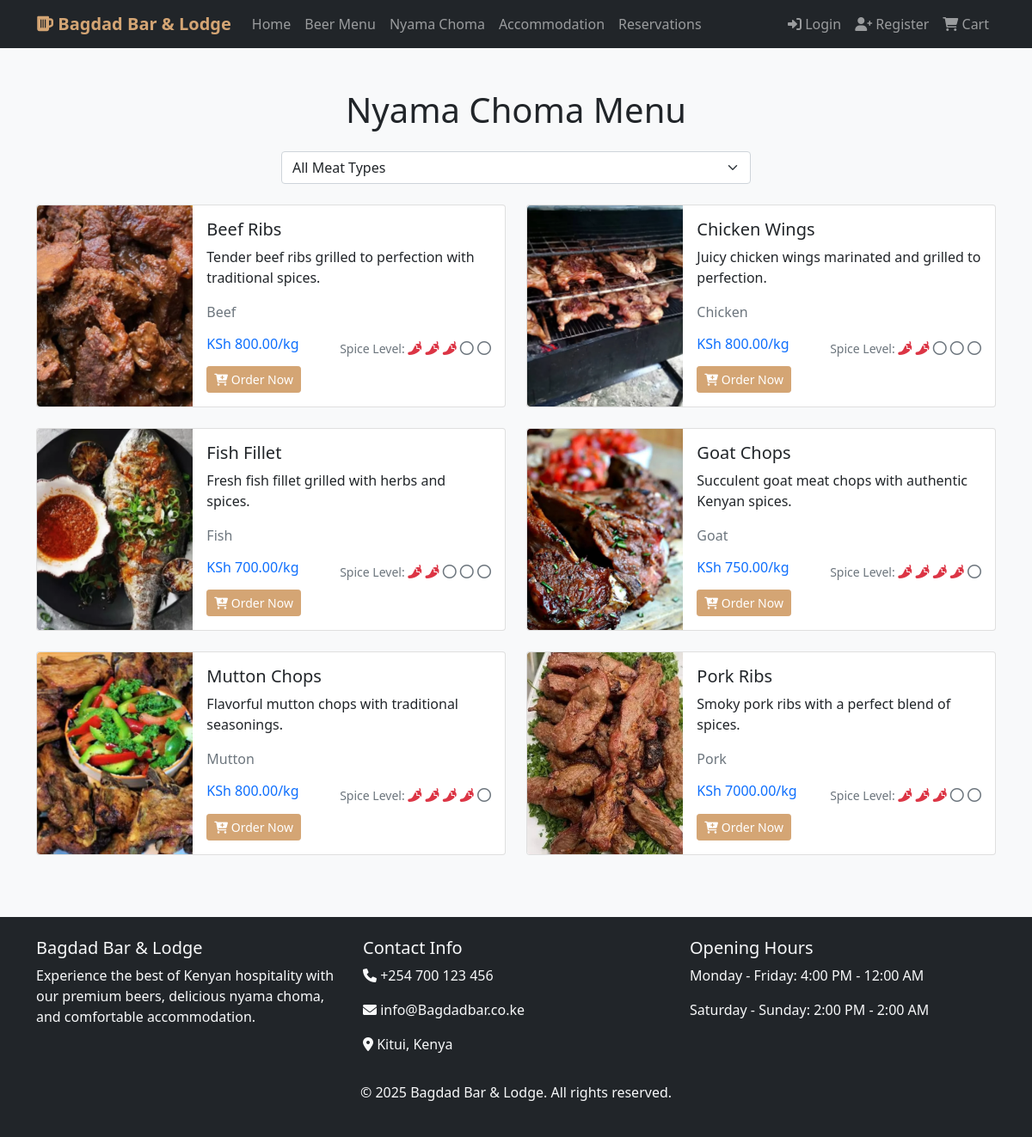
The page /nyama-choma/ on the database its author committed.
### bar_app/models.py (models this page shows, shortened)
class NyamaChoma(models.Model):
    MEAT_TYPES = [
        ('beef', 'Beef'),
        ('goat', 'Goat'),
        ('chicken', 'Chicken'),
        ('pork', 'Pork'),
        ('fish', 'Fish'),
        ('mutton', 'Mutton'),
    ]
    name = models.CharField(max_length=100)
    meat_type = models.CharField(max_length=20, choices=MEAT_TYPES)
    price_per_kg = models.DecimalField(max_digits=8, decimal_places=2)
    description = models.TextField()
    image = models.ImageField(upload_to='nyama_choma/', blank=True)
    available = models.BooleanField(default=True)
    spice_level = models.IntegerField(choices=[(i, i) for i in range(1, 6)], default=3)
    class Meta:
        ordering = ['name']

### bar_app/views.py (the view)
# urls.py: path('nyama-choma/', views.nyama_choma_menu, name='nyama_menu'),
def nyama_choma_menu(request):
    meat_type_filter = request.GET.get('meat_type')
    nyama_items = NyamaChoma.objects.filter(available=True)
    if meat_type_filter:
        nyama_items = nyama_items.filter(meat_type=meat_type_filter)
    meat_types = NyamaChoma.MEAT_TYPES
    context = {
        'nyama_items': nyama_items,
        'meat_types': meat_types,
        'current_meat_type': meat_type_filter,
    }
    return render(request, 'bar_app/nyama_menu.html', context)

### templates/bar_app/nyama_menu.html (shortened to what this page needs)
{% extends 'base.html' %}
{% block content %}
<div class="container my-5">
    <h1 class="text-center mb-4">Nyama Choma Menu</h1>
    <div class="row mb-4">
        <div class="col-md-6 mx-auto">
            <select class="form-select" onchange="filterByMeatType(this.value)">
                <option value="">All Meat Types</option>
            </select>
        </div>
    </div>
    <div class="row">
        {% for nyama in nyama_items %}
        <div class="col-md-6 mb-4">
            <div class="card">
                <div class="row g-0">
                    <div class="col-md-4">
                        {% if nyama.image %}
                            <img src="{{ nyama.image.url }}" class="img-fluid rounded-start h-100" alt="{{ nyama.name }}" style="object-fit: cover;">
                        {% else %}
                            <div class="bg-light d-flex align-items-center justify-content-center h-100 rounded-start">
                                <i class="fas fa-drumstick-bite fa-3x text-muted"></i>
                            </div>
                        {% endif %}
                    </div>
                    <div class="col-md-8">
                        <div class="card-body">
                            <h5 class="card-title">{{ nyama.name }}</h5>
                            <p class="card-text">{{ nyama.description }}</p>
                            <p class="text-muted">{{ nyama.get_meat_type_display }}</p>
                            <div class="d-flex justify-content-between align-items-center">
                                <span class="h6 text-primary">KSh {{ nyama.price_per_kg }}/kg</span>
                                <div>
                                    <small class="text-muted">Spice Level: </small>
                                    {% for i in "12345"|make_list %}
                                        {% if forloop.counter <= nyama.spice_level %}
                                            <i class="fas fa-pepper-hot text-danger"></i>
                                        {% else %}
                                            <i class="far fa-circle text-muted"></i>
                                        {% endif %}
                                    {% endfor %}
                                </div>
                            </div>
                            <button class="btn btn-primary btn-sm mt-2" onclick="addToCart('nyama', {{ nyama.id }}, '{{ nyama.name }}')">
                                <i class="fas fa-cart-plus"></i> Order Now
                            </button>
                        </div>
                    </div>
                </div>
            </div>
        </div>
        {% empty %}
        <div class="col-12 text-center">
            <p class="lead">No nyama choma available at the moment.</p>
            <a href="{% url 'bar_app:home' %}" class="btn btn-primary">Back to Home</a>
        </div>
        {% endfor %}
    </div>
</div>
{% endblock %}

### templates/base.html (style rules this page uses)
.btn-primary { background-color: #d4a574; border-color: #d4a574; }
body { background-color: #f8f9fa; }

### rows shown on the page
NyamaChoma: image (picture), name "Beef Ribs", description "Tender beef ribs grilled to perfection with traditional spices.", meat_type "Beef", price_per_kg "800.00", spice_level 3 (drawn)
NyamaChoma: image (picture), name "Chicken Wings", description "Juicy chicken wings marinated and grilled to perfection.", meat_type "Chicken", price_per_kg "800.00", spice_level 2 (drawn)
NyamaChoma: image (picture), name "Fish Fillet", description "Fresh fish fillet grilled with herbs and spices.", meat_type "Fish", price_per_kg "700.00", spice_level 2 (drawn)
NyamaChoma: image (picture), name "Goat Chops", description "Succulent goat meat chops with authentic Kenyan spices.", meat_type "Goat", price_per_kg "750.00", spice_level 4 (drawn)
NyamaChoma: image (picture), name "Mutton Chops", description "Flavorful mutton chops with traditional seasonings.", meat_type "Mutton", price_per_kg "800.00", spice_level 4 (drawn)
NyamaChoma: image (picture), name "Pork Ribs", description "Smoky pork ribs with a perfect blend of spices.", meat_type "Pork", price_per_kg "7000.00", spice_level 3 (drawn)
